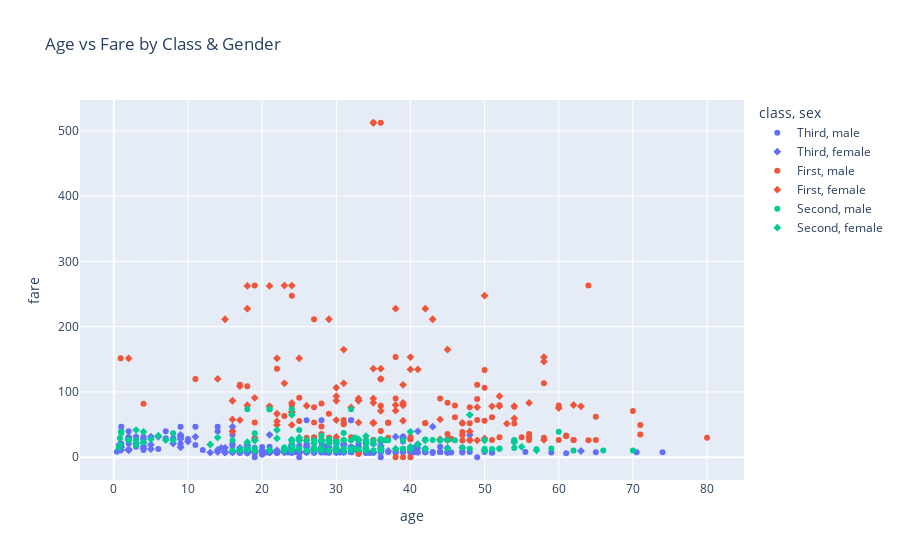

Notebook source saved alongside this figure:
### Code cell
# 8. Age vs Fare (colored by class)
fig8 = px.scatter(df, x='age', y='fare', color='class', symbol='sex', title='Age vs Fare by Class & Gender')
fig8.show()
